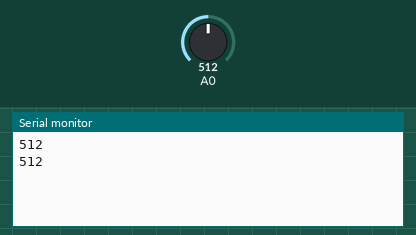
This sketch was run on a simulated Arduino Uno, built with avr-gcc and run on an emulated ATmega328P. On the bench: the last lines printed to the serial monitor. Inputs (shaded band) come from the test bench; at power-on: A0 = 512.

Above: at 1.8 s.
1.9 s: A0 set to 716
At 2.8 s:
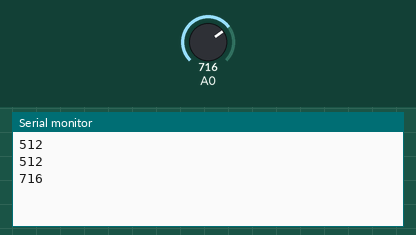
3.4 s: A0 set to 900
At 4.6 s:
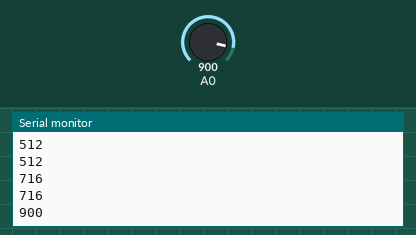
Timing chart, 0 to 6.4 s (numbered marks = the images above; inputs shaded):
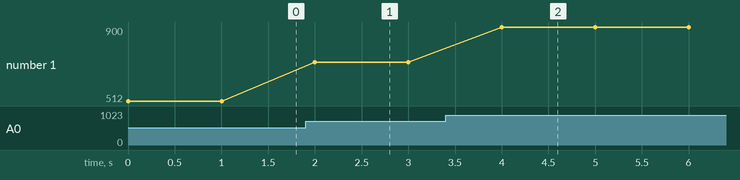

The sketch:

Bright.ino
```cpp
// Define User Types below here or use a .h file
//


// Define Function Prototypes that use User Types below here or use a .h file
//


// Define Functions below here or use other .ino or cpp files
//
int bright;
// The setup() function runs once each time the micro-controller starts
void setup()
{
	Serial.begin(9600);
}

// Add the main program code into the continuous loop() function
void loop()
{
	bright = analogRead(A0);

	Serial.println(bright);

	delay(1000);

}
```

Measured:
- after the input at 1.9 s, the serial monitor: prints a new line after 0.10 s (image 1)
- after the input at 3.4 s, the serial monitor: prints a new line after 0.60 s (image 2)
- plotted number 1: 512 → 716 after the input at 1.9 s, 716 → 900 after the input at 3.4 s
